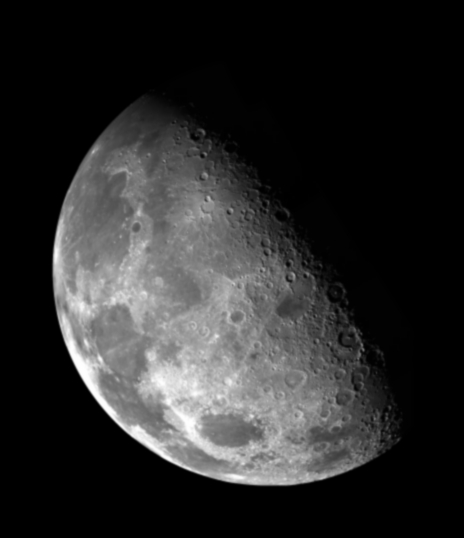
#> input picture 数字图像/lab1/22336057_丁晓琪_数图第一次编程作业/a.jpg, 464 x 538 px
$ python test1.py
#> lines starting #> are read from the running program, lines starting #| are printed output that depends on the picture
from PIL import Image
import numpy as np
import matplotlib.pyplot as plt
import cv2
#归一化处理，计算直方图
def calculate_histogram(gray_matrix):
    histogram=[0]*256
    width=gray_matrix.shape[1]
    height=gray_matrix.shape[0]
    sum=width*height
    for x in range(0,height):
        for y in range(0,width):
            gray_value=gray_matrix[x][y]
            histogram[int(gray_value)]+=1
    for i in range(0,len(histogram)):
        histogram[i]/=sum
    return histogram


#直方图均衡
def histogram_equalization(histogram,gray_matrix):
    cdf=[0]*256 #累计均衡分布
    cdf[0]=histogram[0] #初始化
    width=gray_matrix.shape[1]
    height=gray_matrix.shape[0]
    for i in range(1,len(cdf)):
        cdf[i]=cdf[i-1]+histogram[i]

    after_matrix=np.zeros((height,width))
    for x in range(0,height):
        for y in range(0,width):
                gray_values=gray_matrix[x][y]
                sk=(255)*cdf[gray_values]
                after_matrix[x][y]=int(sk)

    return after_matrix


#打印直方图
def print_histogram_image(histogram1, histogram2,image1,image2):
    gray_levels = list(range(256))
    fig, axes= plt.subplots(2, 2, figsize=(12, 6))
    axes=axes.flatten()
    # 均衡前的条形图
    axes[0].bar(gray_levels, histogram1, color='blue', alpha=0.7, edgecolor='white')
    axes[0].set_title('before equalization')
    axes[0].set_xlabel('Gray Levels')
    axes[0].set_ylabel('Sum')
    # 均衡后的条形图
    axes[1].bar(gray_levels, histogram2, color='green', alpha=0.7, edgecolor='white')
    axes[1].set_title('after equalization')
    axes[1].set_xlabel('Gray Levels')
    axes[1].set_ylabel('Sum')
    #均衡前的图片
    axes[2].imshow(image1,cmap='gray')
    axes[2].set_title(f'before equalization')
    axes[2].axis('off')
    #均衡后的图片
    axes[3].imshow(image2,cmap='gray')
    axes[3].set_title(f'after equalization')
    axes[3].axis('off')

    plt.tight_layout()
    plt.show()

if __name__=="__main__":
    #1. 提取矩阵
    image=Image.open('./a.jpg')
#> image is the input picture: PIL image 464x538 L; min 0, max 255, mean 42.6
    gray_matrix = np.array(image)
    #print(gray_matrix[256])
    #2. 获得直方图
    histogram_before=calculate_histogram(gray_matrix)
#> after the loop in calculate_histogram, `for x in range(0,height):`: histogram = 256 values, max 141440 at index 0, min 4 at index 255, mean 975.1
#> after the loop in calculate_histogram, `for i in range(0,len(histogram)):`: histogram = 256 values, max 0.567 at index 0, min 1.6e-05 at index 255, mean 0.00391
#> histogram_before has the same summary as histogram in calculate_histogram
    #4.获得均衡后的灰度矩阵
    after_matrix=histogram_equalization(histogram_before,gray_matrix)
#> after the loop in histogram_equalization, `for i in range(1,len(cdf)):`: cdf = 256 values from 0.567 to 1
#> after the loop in histogram_equalization, `for x in range(0,height):`:
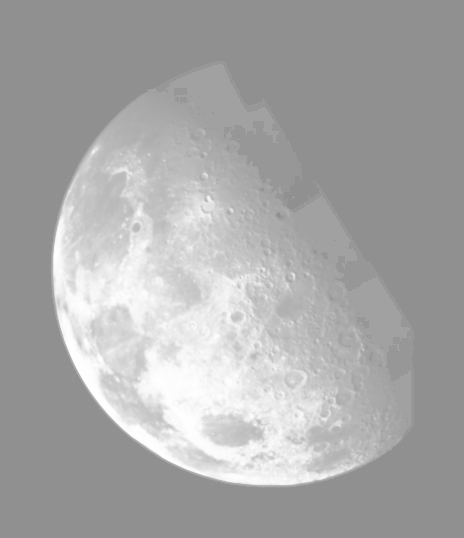
#> after_matrix: shape (538, 464) float64; min 144, max 254, mean 168.3
    #5.获得均衡后的直方图
    histogram_after=calculate_histogram(after_matrix)
#> histogram_after = 256 values, max 0.567 at index 144, min 0 at index 0, mean 0.00391
    #print("before",histogram_before)
    #print("after",histogram_after)
    #6.转为图像输出
# # 假设equalized_matrix是直方图均衡化后的矩阵
#     equalized_image = Image.fromarray(after_matrix.astype('uint8'), 'L')
#     equalized_image.save('equalized_image.jpg')
    #7.打印
    print_histogram_image(histogram_before,histogram_after,gray_matrix,after_matrix)
#> in print_histogram_image, `plt.show()`:
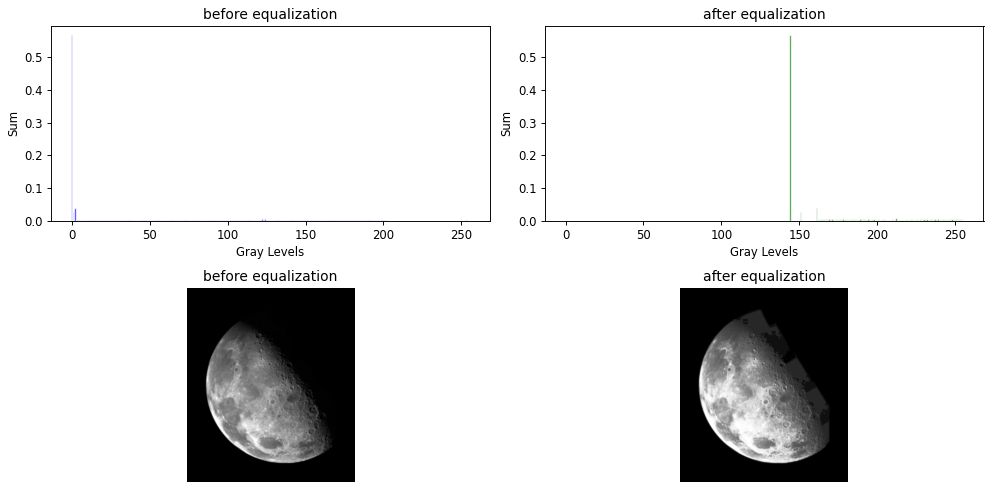
#> figure drawn by matplotlib, 4 panels; panel 1: tallest bar 0.567 high, from x = -0.4 to 0.4; panel 2: tallest bar 0.567 high, from x = 143.6 to 144.4

$ run again, with 数字图像/lab1/22336057_丁晓琪_数图第一次编程作业/b.jpg copied over 数字图像/lab1/22336057_丁晓琪_数图第一次编程作业/a.jpg
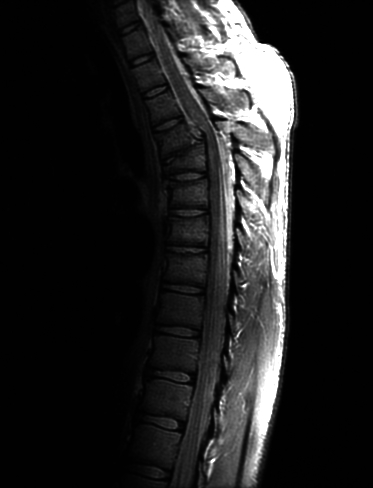
#> input picture 数字图像/lab1/22336057_丁晓琪_数图第一次编程作业/b.jpg, 373 x 488 px
#> image is the input picture: PIL image 373x488 L; min 0, max 255, mean 32.6
#> after the loop in calculate_histogram, `for x in range(0,height):`: histogram = 256 values, max 102029 at index 1, min 1 at index 217, mean 711
#> after the loop in calculate_histogram, `for i in range(0,len(histogram)):`: histogram = 256 values, max 0.561 at index 1, min 5.49e-06 at index 217, mean 0.00391
#> histogram_before has the same summary as histogram in calculate_histogram
#> after the loop in histogram_equalization, `for i in range(1,len(cdf)):`: cdf = 256 values from 0.0123 to 1
#> after the loop in histogram_equalization, `for x in range(0,height):`:
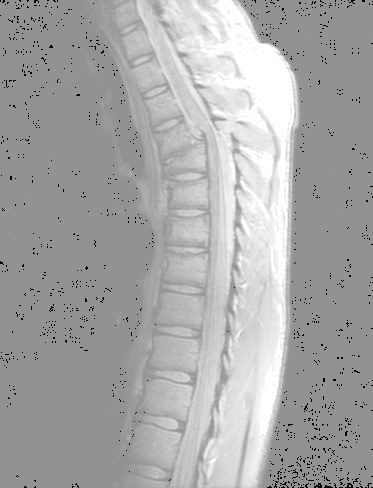
#> after_matrix: shape (488, 373) float64; min 3, max 255, mean 167.8
#> histogram_after = 256 values, max 0.561 at index 146, min 0 at index 0, mean 0.00391
#> in print_histogram_image, `plt.show()`:
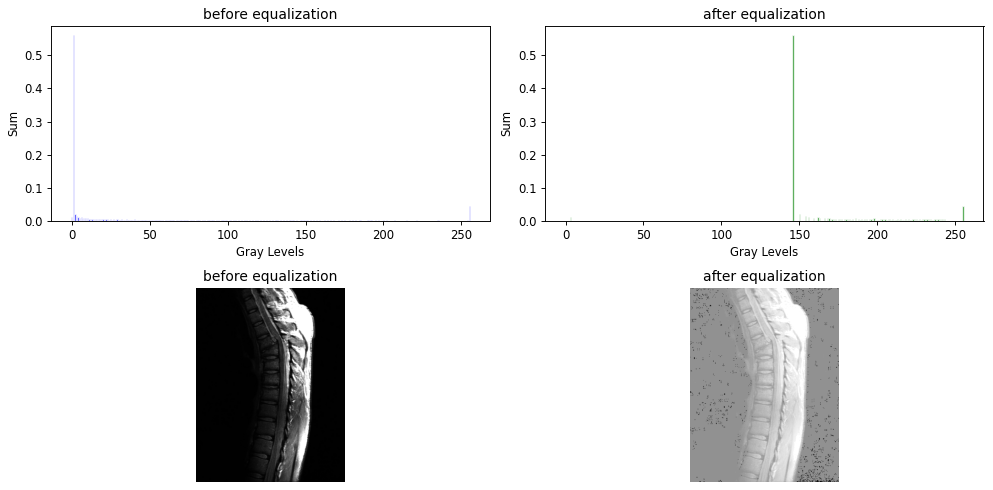
#> figure drawn by matplotlib, 4 panels; panel 1: tallest bar 0.561 high, from x = 0.6 to 1.4; panel 2: tallest bar 0.561 high, from x = 145.6 to 146.4
